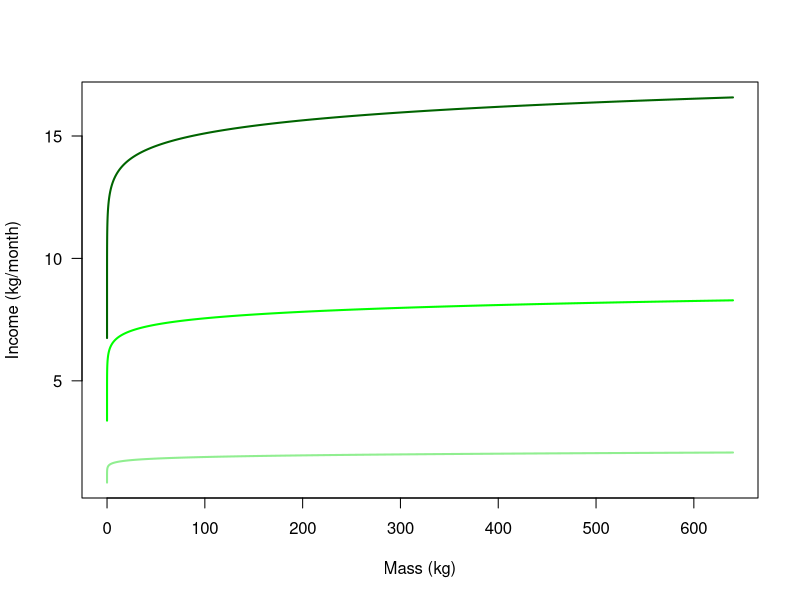
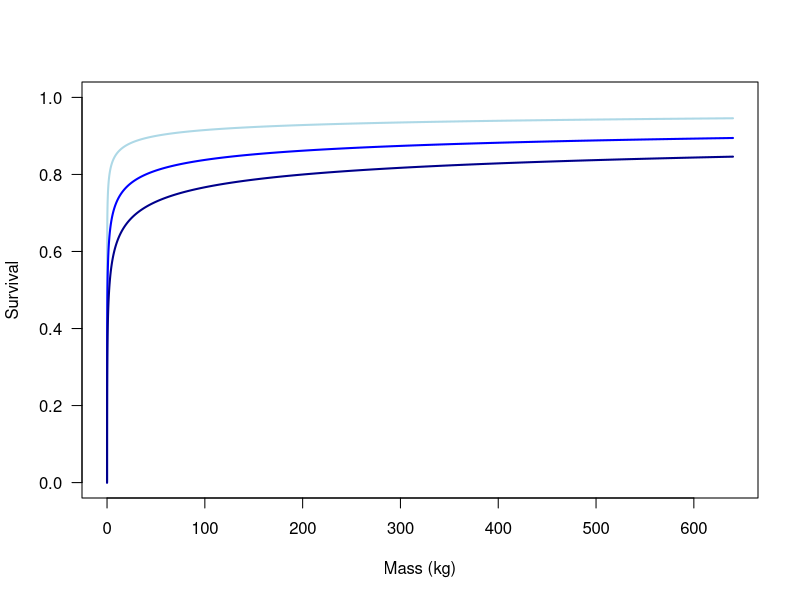
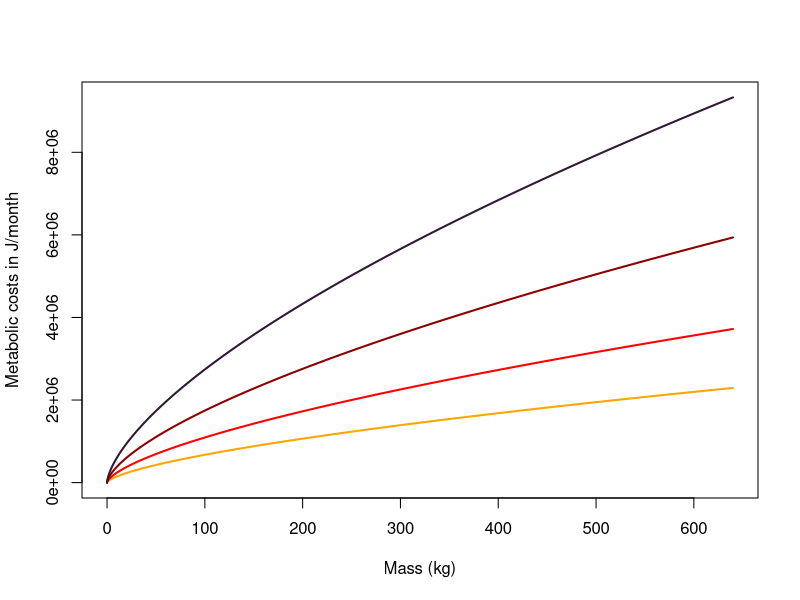

Write R code to recreate these figures, in order.
seasons = "NO"

#Environmental Parameters
timebin=12
f_h <- 8/timebin
Temp <- 290
reprolimit=0.2
Kappa = 8/timebin
Tmax = 18*timebin  #monthly time steps, maximum lifespan is 18 years

#Parameters for temperature dependent costs
k=1.3e-23
E = 1.04e-19
theta=0.66
coef1  =5e+16 ##normalization constant puts tuna SMR near the costs in Kitchell et al. (1978) Bioenergetic spectra of skipjack and yellowfin tunas, pp 359 IN Sharp G.D. and Dizon A.E. eds. The Physiological Ecology of Tunas, Academic press.  

#physiological parameters
a <- 1e-5 #from Lombardo et al 2019
Jdensity <-  4.2e+6 #J/kg #from Chapman et al. 2011
b=1.8
d = 2.4

#STATE VARIABLES
phi <- 1 # only 1 environment
Lmax <- 400  #maximum size of 4 meters
Lmin <- 1 
Yindexmax <- 100 #maximum index of stores in state loop  

storemax= 0.6 #proportion of structural mass that individuals can devote to energy storage
storemin = 0.1

###################################################################################################################################################################################################
###Lookup Tables - look up costs and food functions so they are not calculated every time

###Sizespectra allow us to descripbe prey preference, encounter, consumption to predict prey availability and mass-specific mortality:
#total mass maximum in kg
##Prey availability   
phi_a <- 3 #from table 2.2 in Andersen book
lam <- 1.95
K_c=10 #from Table 2.2, this changes with season (and is scaled by Kappa)
##mass dependent mortality
phi_p <- 0.07 #from table 2.2 in Andersen book
f_0 <- 0.6 #somewhere between 0 and 1, but predators rarely caught with totally full stomach
hprime <- 17.2

#coefficient on the consumption rate from table 2.2
met_mort <- -0.25 #the argument in Andersen book is that mass-specific rates such as mortality Jdensitys with the metabolic esp of 3/4 (Brown et al. 2004). 

#steepness of penalty to survival near EcritL threshold state value
q = 5e-5 


####ADD SEASONALITY IN RESOURCES AND FOOD TO SOME MONTHS
if(seasons == "NO") {	
  kmult <-   rep(1, timebin)   
  raiseT <-      rep(0, timebin)  	
} else {
  #hardcoded for timebin = 12
  kmult <-    c(rep(3, 9), rep(1, 3))  #currently short breeding season with low resources
  raiseT <-   c(rep(0,9), rep(9, 3))#currently raise T from 15 to 24
  
} #end if 

Mass <- a*(Lmin:Lmax)^3 

mu<- phi_p*f_h*Mass^met_mort #note we are excluding "background" mortality that is independent of size.... 

Income = matrix(nrow = timebin, ncol = length(Mass))
MTcosts = matrix(nrow = timebin, ncol = length(Mass))

for (kap in 1:timebin) {
  
  Income[kap, ] <- kmult[kap]*Kappa*3*Mass^(0.05) #this describes the scaling with size and ecostystem richness
  MTcosts[kap, ] <-coef1*(Mass)^theta*(exp(-E/(k*(Temp+raiseT[kap])))) 
  
}

 

###Plot vs mass (Fig 2A - 2C)
kappas <- c(  0.5, 2, 4)
kap_inc <- matrix(nrow = length(kappas), ncol = length(Mass))

for (kp in 1:length(kappas)) {
  
 kap_inc[kp, ] <- kappas[kp]*3*Mass^(0.05)
}

 quartz() 
matplot( Mass, t(kap_inc), type = "l", las = 1,lty=1, lwd=2,   xlab="Mass (kg)", ylab = "Income (kg/month)", col = c("light green", "green", "dark green"))
        
 
hseq = c(4, 8, 12) 
mu_h = matrix(nrow = 3, ncol = length(Mass))
for (h in 1:length(hseq) ) {
  
  mu_h[h, ] <- phi_p*(hseq[h])*Mass^met_mort 
  
}
   

  matplot( Mass, t(exp(-mu_h)), type = "l", las = 1, lty=1, lwd=2, ylim = c(0,1), xlab="Mass (kg)", ylab = "Survival", col = c("light blue", "blue", "dark blue"))
  #ylab="Metabolic rate in J/season", col=c(4, 3, "orange", 2, "dark red")))


  temp_seq = c(285, 290, 295, 300)
  temp_mat <- matrix(nrow = 4, ncol = length(Mass))
  
  for (temp in 1:length(temp_seq)) {
  	
   
   temp_mat[temp, ] <- coef1*(Mass)^theta*(exp(-E/(k*(temp_seq[temp])))) 

    
  }
  
  

  matplot(Mass, t((temp_mat)), type = "l",  lty=1, lwd=2,  xlab="Mass (kg)", ylab="Metabolic costs in J/month", col=c("orange", "red", "dark red", "#301934") )  
  
          